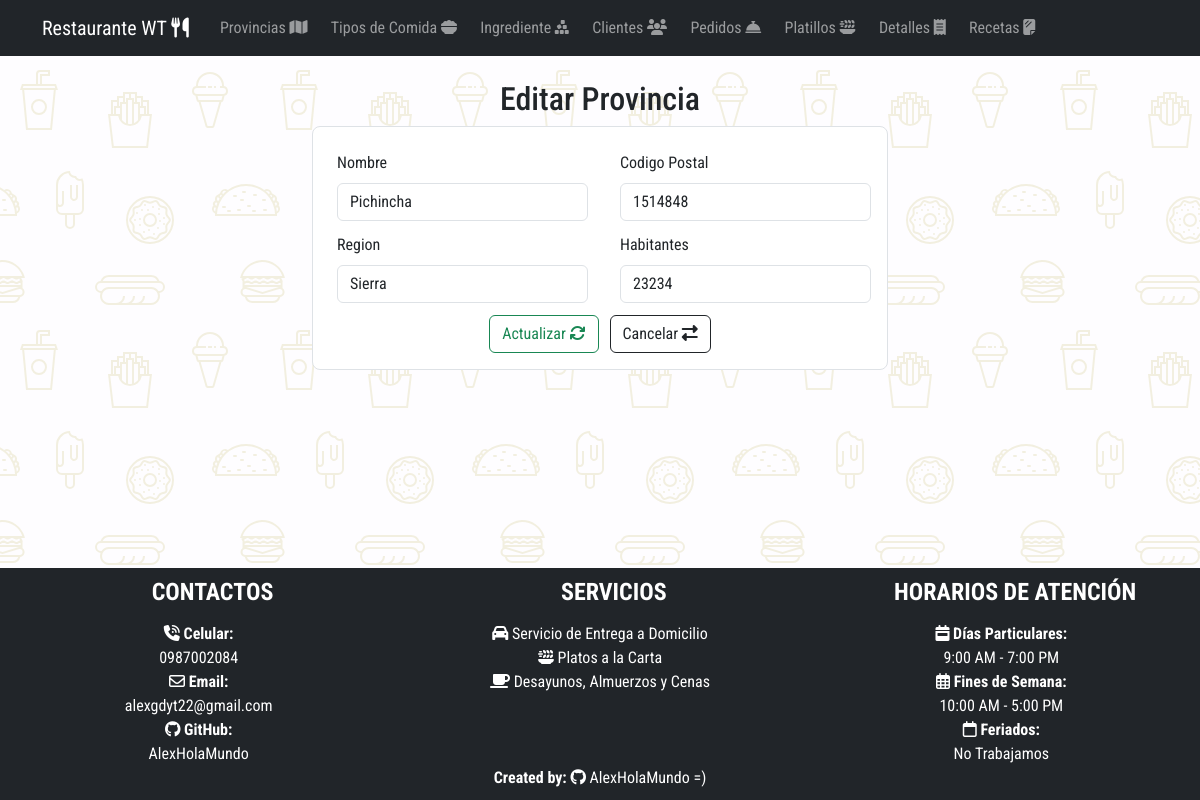
Page /editarProvincia/4/ on the committed database.
### Aplicaciones/RestauranteWT/models.py (models this page shows, shortened)
class Provincia(models.Model):
    idProvincia_wt = models.AutoField(primary_key=True)
    nombre_wt = models.CharField(max_length=50)
    codigoPostal_wt = models.IntegerField()
    region_wt = models.CharField(max_length=50)
    habitantes_wt = models.IntegerField()

### Aplicaciones/RestauranteWT/views.py (the view)
# urls.py: path('editarProvincia/<int:id>/', views.editarProvincia),
def editarProvincia(request, id):
    provinciaEditar=Provincia.objects.get(idProvincia_wt=id)
    return render(request, 'editarProvincia.html', {'provincia':provinciaEditar})

### Aplicaciones/RestauranteWT/templates/editarProvincia.html (shortened to what this page needs)
 {% extends "plantilla.html" %} {% block contenido %}
<div class="container w-50 mt-4 mb-4">
  <h2 class="text-center">Editar Provincia</h2>
  <form
    class="border p-3 rounded-3"
    action="/actualizarProvincia/"
    method="POST"
    enctype="multipart/form-data"
  >
    <div class="row">
      <div class="col-md-6">
        <div class="m-1">
          <label for="" class="form-label m-1">Nombre</label>
          <input
            type="text"
            required
            class="form-control m-1"
            placeholder="Ej. Ecuador"
            value="{{provincia.nombre_wt}}"
            name="nombre_wt"
            id="nombre_wt"
          />
        </div>
      </div>
      <div class="col-md-6">
        <div class="m-1">
          <label for="" class="form-label m-1">Codigo Postal</label>
          <input
            type="number"
            required
            class="form-control m-1"
            placeholder="Ej. 000000"
            value="{{provincia.codigoPostal_wt}}"
            name="codigoPostal_wt"
            id="codigoPostal_wt"
          />
        </div>
      </div>
    </div>
    <div class="row">
      <div class="col-md-6">
        <div class="m-1">
          <label for="" class="form-label m-1">Region</label>
          <input
            type="text"
            required
            class="form-control m-1"
            placeholder="Ej. Sierra"
            value="{{provincia.region_wt}}"
            name="region_wt"
            id="region_wt"
          />
        </div>
      </div>
      <div class="col-md-6">
        <div class="m-1">
          <label for="" class="form-label m-1">Habitantes</label>
          <input
            type="number"
            required
            class="form-control m-1"
            placeholder="Ej. 1016516"
            value="{{provincia.habitantes_wt}}"
            name="habitantes_wt"
            id="habitantes_wt"
          />
        </div>
      </div>
    </div>
    <center class="mt-2">
      <button type="submit" name="button" class="btn btn-outline-success">
        Actualizar <i class="fa-solid fa-arrows-rotate"></i></button
      >&nbsp;&nbsp;
      <a href="/listaProvincia/" class="btn btn-outline-dark">
        Cancelar <i class="fa-solid fa-right-left"></i
      ></a>
    </center>
  </form>
</div>
{% endblock contenido %}

### crudRestaurante/static/css/styles.css (style rules this page uses)
body { font-family: 'Great Vibes', cursive; font-family: 'PT Sans', sans-serif; font-family: 'PT Sans Narrow', sans-serif; font-family: 'Roboto Condensed', sans-serif; padding-bottom: 210px !important; padding-top: 56px; background-color: #fefdff; }
form { background-color: #fff; }

### rows in the picture
Provincia: nombre_wt "Pichincha", codigoPostal_wt "1514848", region_wt "Sierra", habitantes_wt "23234"
